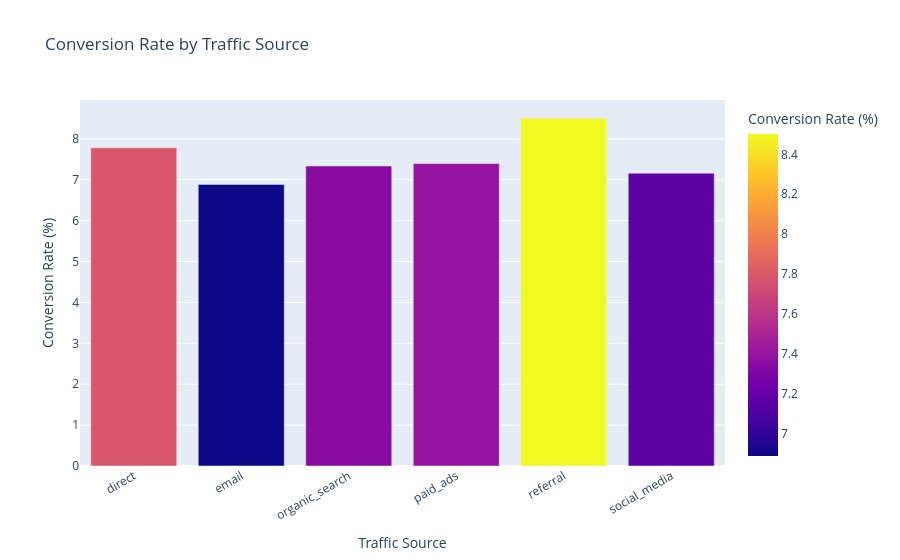

Here is the notebook cell this chart was saved with:
### Code cell
traffic_plot = traffic_conversion.reset_index()

fig = px.bar(
    traffic_plot,
    x="traffic_source",
    y="conversion_rate",
    color="conversion_rate",
    title="Conversion Rate by Traffic Source",
    labels={
        "traffic_source":"Traffic Source",
        "conversion_rate":"Conversion Rate (%)"
    }
)

fig.update_layout(
    xaxis_tickangle=-30
)

fig.show()

### Figure 1 — Plotly figure (JSON) as saved in the notebook; plotly's stock layout.template omitted (floating-point values rounded to 4 significant figures)
{"data": [{"hovertemplate": "Traffic Source=%{x}<br>Conversion Rate (%)=%{marker.color}<extra></extra>", "legendgroup": "", "marker": {"color": [7.781, 6.886, 7.338, 7.396, 8.502, 7.16], "coloraxis": "coloraxis", "pattern": {"shape": ""}}, "name": "", "orientation": "v", "showlegend": false, "textposition": "auto", "type": "bar", "x": ["direct", "email", "organic_search", "paid_ads", "referral", "social_media"], "xaxis": "x", "y": [7.781, 6.886, 7.338, 7.396, 8.502, 7.16], "yaxis": "y"}], "layout": {"barmode": "relative", "coloraxis": {"colorbar": {"title": {"text": "Conversion Rate (%)"}}, "colorscale": [[0, "#0d0887"], [0.1111, "#46039f"], [0.2222, "#7201a8"], [0.3333, "#9c179e"], [0.4444, "#bd3786"], [0.5556, "#d8576b"], [0.6667, "#ed7953"], [0.7778, "#fb9f3a"], [0.8889, "#fdca26"], [1, "#f0f921"]]}, "legend": {"tracegroupgap": 0}, "title": {"text": "Conversion Rate by Traffic Source"}, "xaxis": {"anchor": "y", "domain": [0, 1], "tickangle": -30, "title": {"text": "Traffic Source"}}, "yaxis": {"anchor": "x", "domain": [0, 1], "title": {"text": "Conversion Rate (%)"}}}}
